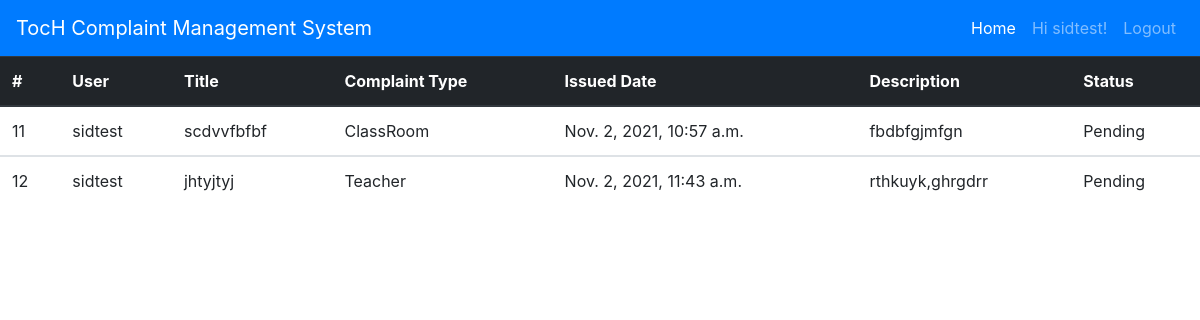
The page /status (signed in) on the database as committed earlier.
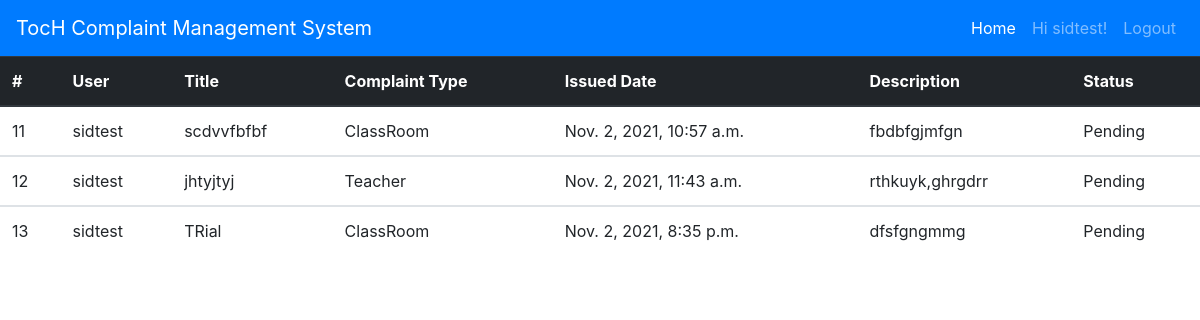
The same page on the database as committed later.
### backend/models.py (models this page shows, shortened)
class Complaint(models.Model):
    STATUS            = ((1,'Solved'),(2, 'InProgress'),(3,'Pending'))
    TYPE              = (('ClassRoom',"ClassRoom"),('Teacher',"Teacher"),('Management',"Management"),('College',"College"),('Other',"Other"))
    Title             = models.CharField(max_length=200, blank=False, null=True)
    user              = models.ForeignKey(Account, on_delete=models.CASCADE, default=None)
    Type_of_complaint = models.CharField(choices=TYPE, null=True, max_length=200)
    Description       = models.TextField(max_length=4000, blank=False, null=True)
    Time              = models.DateTimeField(verbose_name="time created", auto_now_add=True)
    status            = models.IntegerField(choices=STATUS, default=3)
    def __init__(self, *args, **kwargs):
        super(Complaint, self).__init__(*args, **kwargs)
        self.__status = self.status

### accounts/models.py (models this page shows, shortened)
class Account(AbstractBaseUser):
    DEPT = (
        ('CSE', 'Computer Science & Engineering (CSE)'),
        ('IT', 'Information Technology (IT)'),
        ('SF', 'Fire & Safety (SE)'),
        ('ME', 'Mechanical Engineering (ME)'),
        ('ECE', 'Electronics & Communication (ECE)'),
        ('EEE', 'Electrical & Electronics (EEE'),
    )
    email           = models.EmailField(verbose_name="email", max_length=60, unique=True)
    username        = models.CharField(max_length=40)
    employeeId      = models.CharField(max_length=20, unique=True)
    phone_regex     = RegexValidator(regex=r'^\d{10,10}$', message="Phone number must contain only numbers:Up to 10 digits allowed.")
    phone           = models.CharField(validators=[phone_regex], max_length=10)
    department      = models.CharField(max_length=4, choices=DEPT,default='Computer Science & Engineering (CSE)')
    date_joined     = models.DateTimeField(verbose_name="date joined", auto_now_add=True)
    last_login      = models.DateTimeField(verbose_name="last login", auto_now=True)
    is_admin        = models.BooleanField(default=False)
    is_active       = models.BooleanField(default=True)
    is_staff        = models.BooleanField(default=False)
    is_superuser    = models.BooleanField(default=False)
    objects = MyAccountManager()
    USERNAME_FIELD  = 'email'
    REQUIRED_FIELDS = ['username']
    def __str__(self):
        return self.username

### backend/views.py (the view)
# urls.py: path('status', views.CheckStatus, name = 'status'),
@login_required
def CheckStatus(request):
    c=Complaint.objects.filter(user=request.user)
    args={'c':c}
    return render(request,'backend/status.html',args)

### backend/templates/backend/status.html (shortened to what this page needs)
<!DOCTYPE html>
<html lang="en">
<head>
    <link rel="stylesheet" href="https://stackpath.bootstrapcdn.com/bootstrap/4.1.3/css/bootstrap.min.css">
</head>
<body>
<nav class="navbar navbar-expand-lg navbar navbar-dark bg-primary">
    <a class="navbar-brand" href="">TocH Complaint Management System</a>
    <div class="collapse navbar-collapse" id="navbarNav">
      <ul class="navbar-nav ml-auto">
        <li class="nav-item active">
          <a class="nav-link" href="{% url 'index' %}">Home <span class="sr-only">(current)</span></a>
        </li>
        <li class="nav-item">
          <a class="nav-link" href="#">Hi {{user.username}}!</a>
        </li>
        <li class="nav-item">
          <a class="nav-link" href="{% url 'logout' %}">Logout</a>
        </li>
      </ul>
    </div>
  </nav>
  <table class="table">
        <thead class="thead-dark">
          <tr>
            <th scope="col">#</th>
            <th scope="col">User</th>
            <th scope="col">Title</th>
            <th scope="col">Complaint Type</th>
            <th scope="col">Issued Date</th>
            <th scope="col">Description</th>
            <th scope="col">Status</th>
          </tr>
        </thead>
        {% for data in c %}
        <tbody>
          <tr>
            <td>{{data.id}}</td>
            <td>{{data.user}}</td>
            <td>{{data.Title}}</td>
            <td>{{data.Type_of_complaint}}</td>
            <td>{{data.Time}}</td>
            <td>{{data.Description}}</td>
            <td>{{data.get_status_display}}</td>
          </tr>
        </tbody>
        {% endfor %}
      </table>
</body>
</html>

Rows that differ between the two databases and show on the page:
added Complaint: id "13", user "sidtest", Title "TRial", Type_of_complaint "ClassRoom", Time "Nov. 2, 2021, 8:35 p.m.", Description "dfsfgngmmg", status "Pending"
